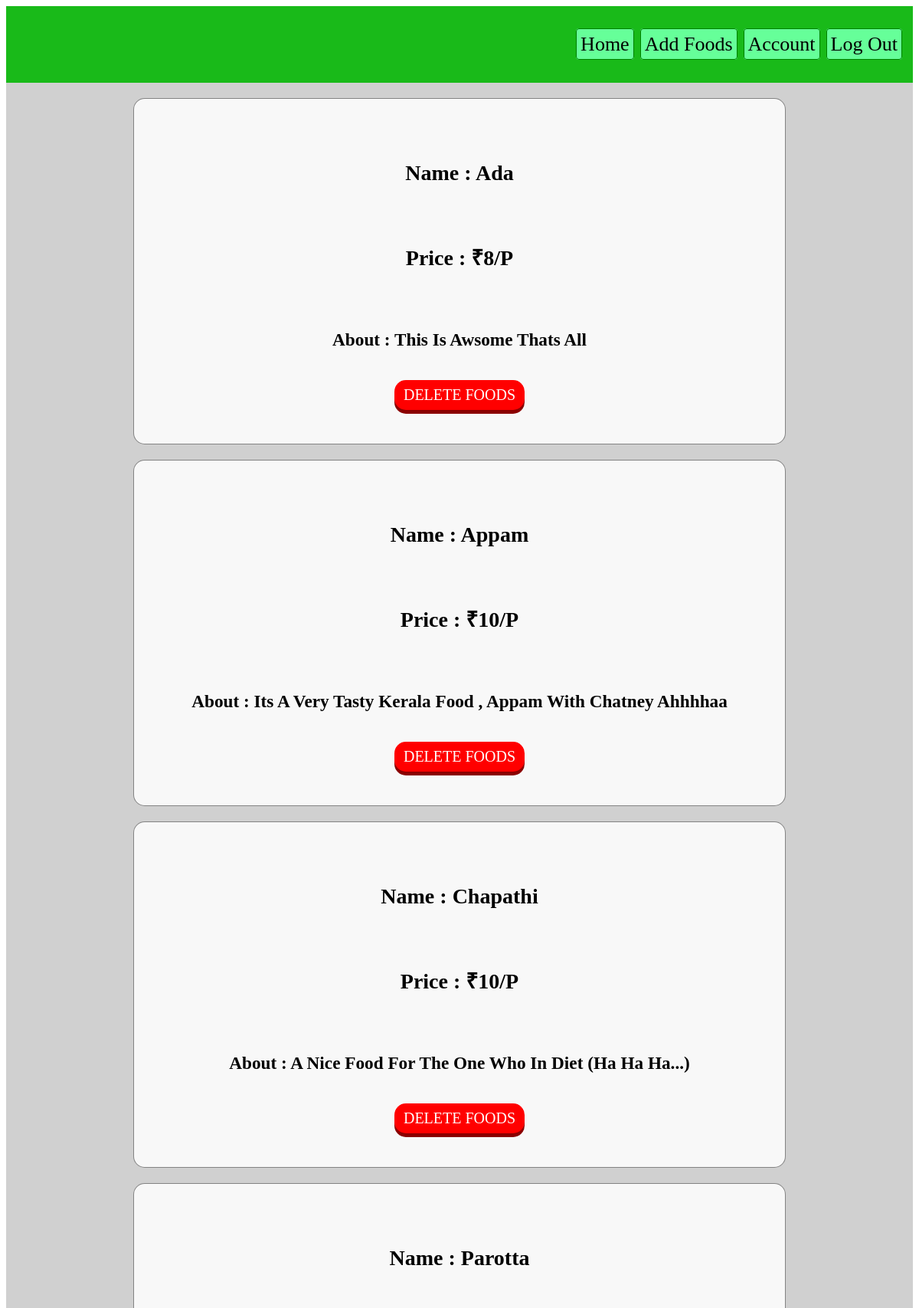
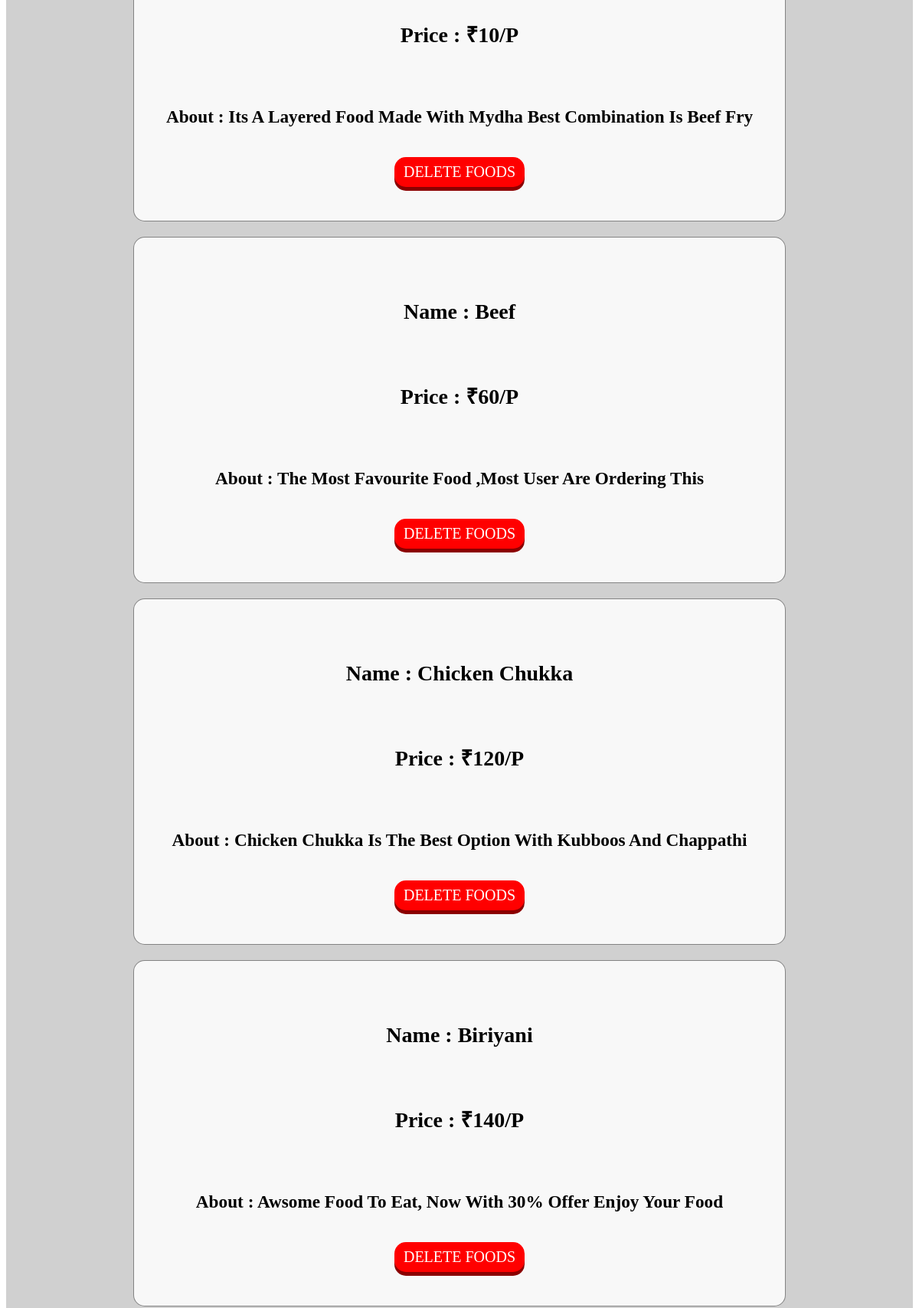
The app's page / (signed in, upper part) with its own data (2 pictures, top to bottom).
### restaurant/models.py (models this page shows, shortened)
class Foods(models.Model):
	Name = models.CharField(max_length=50)
	Price = models.IntegerField()
	Discription = models.CharField(max_length=250)
	Pub_date = models.DateField(auto_now_add=True)
	category = models.ManyToManyField('Category', related_name = 'item')

### restaurant/views.py (the view)
# urls.py: path("" , HomeView.as_view() , name = 'home'),
class HomeView(ListView):
	model = Foods
	ordering = ['Price' , 'Name' , 'Pub_date']
	template_name = 'restaurant/home.html'

### restaurant/templates/restaurant/home.html (shortened to what this page needs)
{% extends 'restaurant/Base.html'  %}
{% load static %}
{% block content %}
<link rel="stylesheet" type="text/css" href="{% static  '/home.css' %}">
{% if user.is_superuser%}
<div class="home_cls_main">
	{% for food in object_list %}
		<div class="home_cls">
			<div id="name">
				<h4>Name : {{food.Name}}</h4>
			</div>
			<div id="price">
				<h4>Price : ₹{{food.Price}}/p</h4>
			</div>
			<div id="about">
				<h5>About : {{food.Discription}}</h5>
			</div>
			<a id="delete" href="{% url 'delete' food.pk %}" title="">Delete Foods</a>
		</div>
	{% endfor %}
</div>
{% endif %}
{% endblock %}

### restaurant/templates/restaurant/Base.html (shortened to what this page needs)
{% load static %}
<!DOCTYPE html>
<html>
<head>
	<link rel="stylesheet" href="{% static '/base.css' %}">
</head>
<body>
	<div class="nav">
		{% if user.is_superuser%}
			<nav>
				<ul class='list'>
					<li><a href="{% url 'home' %}" title="">Home</a></li>
					<li><a href="{% url 'add' %}" title="">Add Foods</a></li>
					<li><a href="{% url 'account' %}" title="">Account</a></li>
					<li><a href="{% url 'logout' %}" title="">Log Out </a></li>
				</ul>
			</nav>
		{% else %}
				<p><a href = "{% url 'login' %}">You are not logged in</p>
		{% endif %}
	</div>
	<div>
		{% block content %}
		{% endblock %}
	</div>
</body>
</html>

### restaurant/static/base.css (style rules this page uses)
.nav { background-color: rgba(0, 179, 0 , 0.9); display: flex; justify-content: flex-end; flex-direction: row; }
.list { font-size: 25px; display: flex; flex-direction: row; padding: 10px; font-family: serif; list-style: none; text-decoration: none; text-transform: capitalize; }
.list a { text-decoration: none; padding: 5px; font-family: Georgia; font-size: 26px; border: 1px solid green; border-radius: 4px; background-color: rgb(102, 255, 153); margin: 4px; color: black; }

### restaurant/static/home.css (style rules this page uses)
.home_cls_main { font-family: Georgia; font-size: 24px; display: flex; flex-direction: column; justify-content: center; background-color: rgba(100, 100, 100,0.3 ); }
.home_cls { display: flex; flex-direction: column; justify-content: center; background: rgba(255, 255, 255, 0.85); backdrop-filter: blur(10px); border-radius: 15px; border: 1px solid rgba(43, 43, 43, 0.568); height: 450px; width: 850px; margin-left:auto ; margin-right:auto ; margin-top: 20px; }
#name { display: flex; justify-content: center; font-family: Times New Roman; text-transform: capitalize; text-decoration: none; font-size: 28px; }
#price { display: flex; justify-content: center; font-family: Times New Roman; text-transform: capitalize; text-decoration: none; font-size: 28px; }
#about { display: flex; justify-content: center; font-family: Times New Roman; text-transform: capitalize; text-decoration: none; font-size: 28px; }
#delete { color: black; text-decoration: none; display: flex; justify-content: center; margin-left: 40%; margin-right: 40%; border-radius: 15px; font-size: 20px; font-family: Impact; background-color: red; box-shadow: 0 5px 0 darkred; color: white; padding: 8px 2px; position: relative; text-transform: uppercase; }

### records on screen
Foods: Name "Ada", Price "8", Discription "This Is Awsome Thats All"
Foods: Name "Appam", Price "10", Discription "Its A Very Tasty Kerala Food , Appam With Chatney Ahhhhaa"
Foods: Name "Chapathi", Price "10", Discription "A Nice Food For The One Who In Diet (Ha Ha Ha...)"
Foods: Name "Parotta", Price "10", Discription "Its A Layered Food Made With Mydha Best Combination Is Beef Fry"
Foods: Name "Beef", Price "60", Discription "The Most Favourite Food ,most User Are Ordering This"
Foods: Name "Chicken Chukka", Price "120", Discription "Chicken Chukka Is The Best Option With Kubboos And Chappathi"
Foods: Name "Biriyani", Price "140", Discription "Awsome Food To Eat, Now With 30% Offer Enjoy Your Food"
